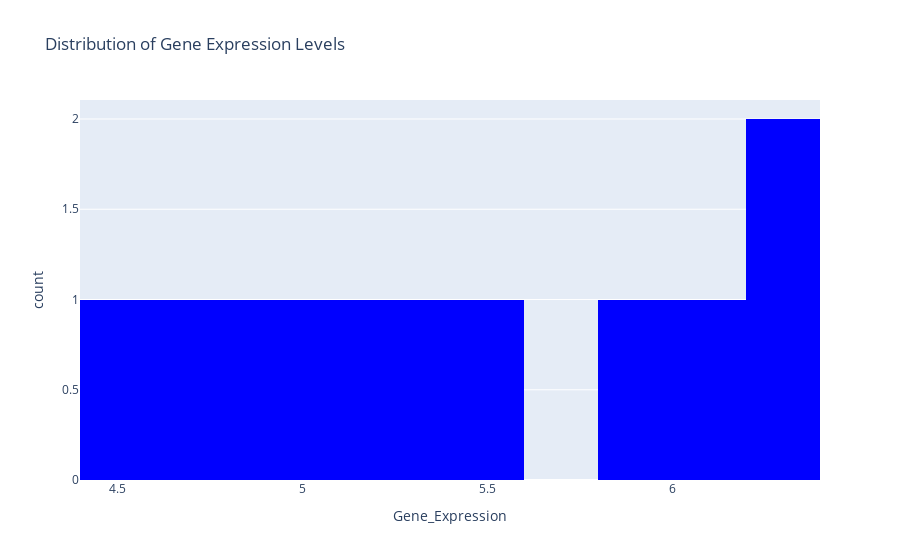

This figure's notebook cell:
### Code cell
import plotly.express as px



# Create a histogram for gene expression levels
fig = px.histogram(
    df, 
    x="Gene_Expression", 
    nbins=10,                # Number of bins
    title="Distribution of Gene Expression Levels", 
    color_discrete_sequence=["blue"]  # Custom color
)

# Show plot
fig.show()

### Figure 1 — Plotly figure (JSON) as saved in the notebook; plotly's stock layout.template omitted (floating-point values rounded to 4 significant figures)
{"data": [{"alignmentgroup": "True", "bingroup": "x", "hovertemplate": "Gene_Expression=%{x}<br>count=%{y}<extra></extra>", "legendgroup": "", "marker": {"color": "blue", "pattern": {"shape": ""}}, "name": "", "nbinsx": 10, "offsetgroup": "", "orientation": "v", "showlegend": false, "type": "histogram", "x": [5.1, 4.8, 6.2, 5.9, 4.4, 4.6, 6, 6.3, 5.2, 5.4], "xaxis": "x", "yaxis": "y"}], "layout": {"autosize": true, "barmode": "relative", "legend": {"tracegroupgap": 0}, "title": {"text": "Distribution of Gene Expression Levels"}, "xaxis": {"anchor": "y", "autorange": true, "domain": [0, 1], "range": [4.4, 6.4], "title": {"text": "Gene_Expression"}, "type": "linear"}, "yaxis": {"anchor": "x", "autorange": true, "domain": [0, 1], "range": [0, 2.105], "title": {"text": "count"}}}}
